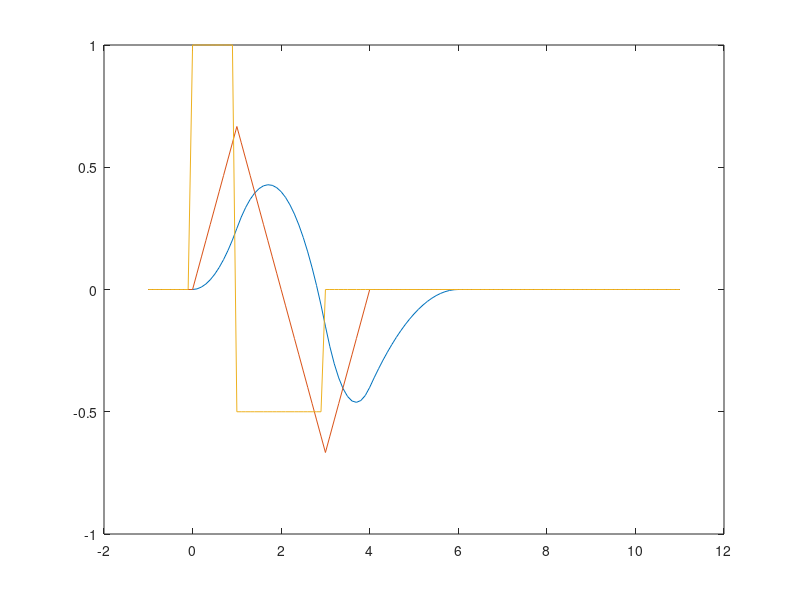

Reproduce this figure in MATLAB. (Note: this script raises an error after producing the figure.)
K = 4;
S = K-1;
t_knot = linspace(0,10,11)';
t_knot(3) = [];
t_knot(5) = [];

t = linspace(-1,11,121)';
% t = 10;

% if S == 3
%     addpath('./cubic_splines');
%     spline = @(t) cspline(t);
%     spline_t = @(t) cspline_t(t);
%     spline_tt = @(t) cspline_tt(t);
%     spline_ttt = @(t) cspline_ttt(t);
% elseif S == 5
%     addpath('./quintic_splines');
%     spline = @(t) qspline(t);
%     spline_t = @(t) qspline_t(t);
%     spline_tt = @(t) qspline_tt(t);
%     spline_ttt = @(t) qspline_ttt(t);
% else
%     disp('Whoops! I only know how to deal with splines of order 3 and 5.')
%     return;
% end

% Now we need to add knot points past the beginning and end.
%
% M is given as the number of splines on the interval [t(1), t(end)]. We
% need to add extra splines before an after this, depending on order of the
% spline.
% pre_knots = t_knot(1) + (t_knot(2)-t_knot(1))*(-floor(S/2):-1)';
% post_knots = t_knot(end) + (t_knot(end)-t_knot(end-1))*(1:floor(S/2))';
%t_knot = [pre_knots; t_knot; post_knots];
t_knot = [repmat(t_knot(1),S,1); t_knot; repmat(t_knot(end),S,1)];
dt_knot = diff(t_knot);
t_knot2 = t_knot + [dt_knot; dt_knot(end)];

% numer of knots
M = length(t_knot);

% This is true assuming the original t_knot was strictly monotonically
% increasing (no repeat knots) and we added repeat knots at the beginning
% and end of the sequences.
N_splines = M - 2*S + 2*floor(S/2);

% number of collocation points
N = length(t);

% Rows are the N collocation points
% Columns are the M splines
X = zeros(N,N_splines,K); % This will contain all splines and their derivatives
XB = zeros(N,N_splines,K); % This will contain all splines through order K
for t_i=1:N % loop through all N collocation points
    i = find( t_knot <= t(t_i) & t(t_i) < t_knot2, 1, 'last' );
    if isempty(i)
        if t(t_i) < t_knot(1)
            i = find( t_knot == t_knot(1), 1, 'last');
            continue; %This continue means we don't need to set b(1) = 0; or check indices on the delta_r line
        elseif t(t_i) == t_knot(end)
            i = find( t_knot < t(t_i), 1, 'last'); 
        else
            i = find( t_knot < t_knot(end), 1, 'last');
            continue; %b(1) = 0;
        end
    end
    
    delta_r = zeros(K,1);
    delta_l = zeros(K,1);
    
    XB(t_i,i,1) = 1;
    
    b = zeros(K,1); b(1) = 1;
    for j=1:(K-1) % loop through splines of increasing order
       delta_r(j) = t_knot(i+j) - t(t_i);
       delta_l(j) = t(t_i) - t_knot(i+1-j);
       
       saved = 0;
       for r=1:j % loop through the nonzero splines
           term = b(r)/(delta_r(r) + delta_l(j+1-r));
           b(r) = saved + delta_r(r)*term;
           saved = delta_l(j+1-r)*term;
       end
       b(j+1) = saved;
       
       indices = max(1,i-j):i;
       XB(t_i,indices,j+1) = b(1:length(indices));
    end
    
    indices = max(1,i-K+1):i;
    X(t_i,indices,1) = b(1:length(indices));
    
end

for i=1:N_splines
    for m=1:S
        delta_l = t_knot(i+K-m) - t_knot(i);
        delta_r = t_knot(i+K-m+1) - t_knot(i+1);
        if i+1>N_splines
            Br = zeros(N,1);
        else
            Br = XB(:,i+1,K-m);
        end
        X(:,i,m) = (K-m)*(XB(:,i,K-m)/delta_l - Br/delta_r);
    end
end

k=4;
figure, plot(t,X(:,k,1)), hold on
plot(t,X(:,k,2))
plot(t,X(:,k,3))
% plot(t,DB(:,k,K-3))

plot(t,vdiff(t(2)-t(1),X(:,k,1),1))
% plot(t,vdiff(t(2)-t(1),vdiff(t(2)-t(1),X(:,k),1),1))
% ylim([min(X(:,k))*1.05 max(X(:,k))*1.05])
vlines(t_knot,'g--')

figure
plot(t,X(:,:,1))
ylim([min(min(X(:,:,1)))*1.05 max(max(X(:,:,1)))*1.05])
vlines(t_knot,'g--')